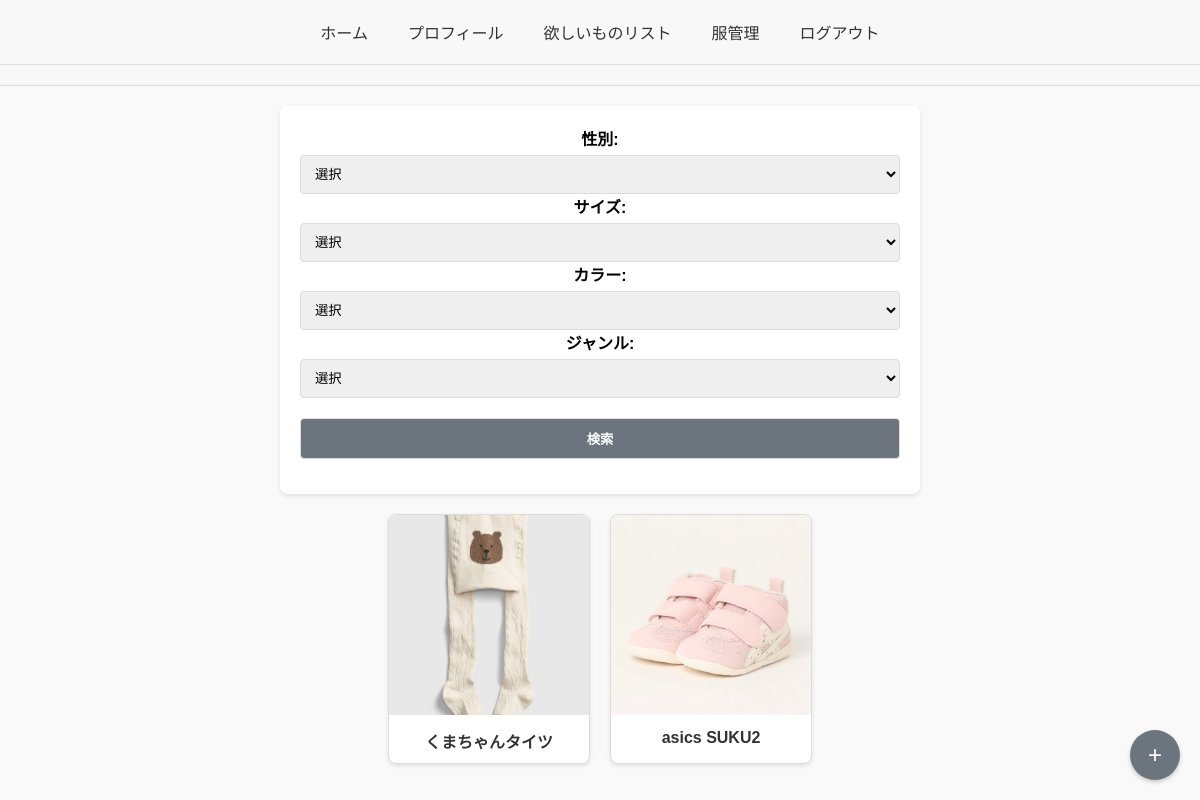
/clothes, run on an earlier commit of the app's database.
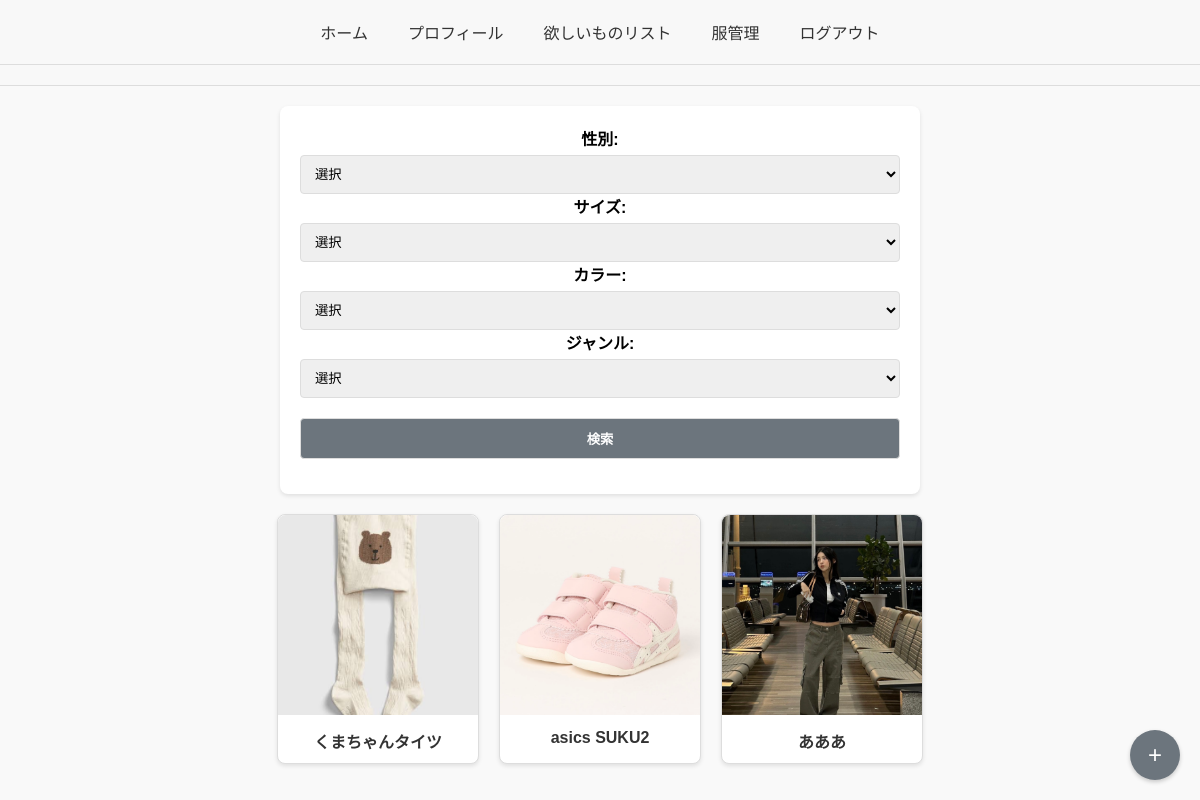
And on a later commit of the database.
### app/models.py (models this page shows, shortened)
class Clothes(models.Model):
    GENDER_CHOICES = [
        ('Male', '男性'),
        ('Female', '女性'),
        ('Other', 'その他'),
    ]
    SIZE_CHOICES = [
        ('50~60', '50~60'),
        ('70', '70'),
        ('80', '80'),
        ('90', '90'),
        ('100', '100'),
        ('110', '110'),
        ('120', '120'),
        ('130', '130'),
        ('140', '140'),
    ]
    GENRE_CHOICES = [
        ('tops', 'トップス'),
        ('skirts', 'スカート'),
        ('outer', 'アウター'),
        ('onepiece', 'ワンピース'),
        ('pants', 'パンツ'),
        ('hat', '帽子'),
        ('maternity', 'マタニティ'),
        ('baby', 'ベビー'),
        ('other', 'その他'),
    ]
    COLOR_CHOICES = [
        ('white', '白'),
        ('black', '黒'),
        ('gray', 'グレー'),
        ('brown', '茶'),
        ('beige', 'ベージュ'),
        ('green', '緑'),
        ('blue', '青'),
        ('purple', '紫'),
        ('yellow', '黄'),
        ('pink', 'ピンク'),
        ('red', '赤'),
        ('orange', 'オレンジ'),
        ('other', 'その他'),
    ]
    title = models.CharField(max_length=50)
    size = models.CharField(max_length=10, choices=SIZE_CHOICES)
    genre = models.CharField(max_length=20, choices=GENRE_CHOICES)
    gender = models.CharField(max_length=10, choices=GENDER_CHOICES, default='Unisex')
    color = models.CharField(max_length=10, choices=COLOR_CHOICES)
    price = models.DecimalField(max_digits=10, decimal_places=2, null=True, blank=True)
    memo = models.TextField(null=True, blank=True)
    image = models.ImageField(upload_to='clothes_images/', null=True, blank=True)
    created_at = models.DateTimeField(auto_now_add=True)

### app/views.py (the view)
# urls.py: path('clothes',ClothesView.as_view(), name='clothes'),
class ClothesView(View):
    def get(self, request):
        clothes = Clothes.objects.all()
        return render(request, "clothes.html", {"clothes": clothes})

### app/templates/clothes.html (shortened to what this page needs)
{% extends 'base.html' %}
{% load static %}
{% block content %}
<head>
</head>
<body>
    <header>
    </header>
    <div class="container">
        <form method="get" action="{% url 'search-results' %}">
                <label for="gender">性別:</label>
                <select id="gender" name="gender">
                    <option value="">選択</option>
                </select>
                <label for="size">サイズ:</label>
                <select id="size" name="size">
                    <option value="">選択</option>
                </select>
                <label for="color">カラー:</label>
                <select id="color" name="color">
                    <option value="">選択</option>
                </select>
                <label for="genre">ジャンル:</label>
                <select id="genre" name="genre">
                    <option value="">選択</option>
                </select>
            <div style="margin-top: 20px;">
                <button type="submit">検索</button>
            </div>
        </form>
        <div class="card-grid">
            {% for item in clothes %}
            <div class="card">
                <a href="{% url 'clothes_detail' item.id %}">
                    {% if item.image %}
                        <img src="{{ item.image.url }}" alt="{{ item.title }}">
                    {% else %}
                        <img src="https://via.placeholder.com/200?text=No+Image" alt="画像なし">
                    {% endif %}
                    <div class="card-title">{{ item.title }}</div>
                </a>
            </div>
            {% endfor %}
        </div>
    </div>
    <div class="add-button" onclick="window.location.href='{% url 'clothes_create' %}'">+</div>
</body>
</html>
{% endblock %}

### app/templates/base.html (shortened to what this page needs)
<!DOCTYPE html>
<html lang="ja">
<head>
    {% load static %}
    <link rel="stylesheet" href="{% static 'css/style.css' %}">
</head>
<body>
    <header>
        <nav>
            <ul class="header-menu">
                <li><a href="/home">ホーム</a></li>
                <li><a href="/profile">プロフィール</a></li>
                <li><a href="/wishlist">欲しいものリスト</a></li>
                <li><a href="/clothes">服管理</a></li>
                <li><a href="/logout">ログアウト</a></li>
            </ul>
        </nav>
    </header>
    <main>
        {% block content %}{% endblock %}
</body>
</html>

### app/static/css/style.css (style rules this page uses)
body { font-family: Arial, sans-serif; margin: 0; padding: 0; text-align: center; box-sizing: border-box; }
header { background-color: #f8f8f8; padding: 10px 20px; border-bottom: 1px solid #ddd; text-align: center; }
.header-menu { list-style: none; display: flex; justify-content: center; padding: 0; margin: 0; }
.header-menu li a { text-decoration: none; color: #333; padding: 10px 20px; display: block; }

### app/templates/clothes.html (style rules this page uses)
body { font-family: Arial, sans-serif; margin: 0; padding: 0; box-sizing: border-box; background-color: #f9f9f9; }
.container { max-width: 800px; margin: 20px auto; padding: 0 15px; }
form { max-width: 600px; margin: 0 auto; background-color: #fff; padding: 20px; margin-bottom: 20px; border-radius: 8px; box-shadow: 0 2px 4px rgba(0, 0, 0, 0.1); }
form div { margin-bottom: 15px; }
label { display: block; font-weight: bold; margin-bottom: 5px; }
select, button { width: 100%; padding: 10px; border: 1px solid #ddd; border-radius: 4px; box-sizing: border-box; }
button { background-color: #6c757d; color: white; cursor: pointer; font-weight: bold; }
.card-grid { display: flex; flex-wrap: wrap; gap: 20px; justify-content: center; }
.card { background-color: white; border: 1px solid #ddd; border-radius: 8px; width: 200px; text-align: center; box-shadow: 0 2px 4px rgba(0, 0, 0, 0.1); transition: transform 0.2s ease-in-out; }
.card img { width: 100%; height: 200px; object-fit: cover; border-radius: 8px 8px 0 0; }
.card-title { font-size: 16px; font-weight: bold; margin: 10px 0; color: #333; }
.add-button { position: fixed; bottom: 20px; right: 20px; background-color: #6c757d; color: white; width: 50px; height: 50px; border-radius: 50%; display: flex; align-items: center; justify-content: center; font-size: 24px; cursor: pointer; box-shadow: 0 2px 4px rgba(0, 0, 0, 0.2); transition: background-color 0.2s ease-in-out; }
.card a { text-decoration: none; color: inherit; }

What changed in the data, as far as the page shows it:
added Clothes: image (picture), title "あああ"
